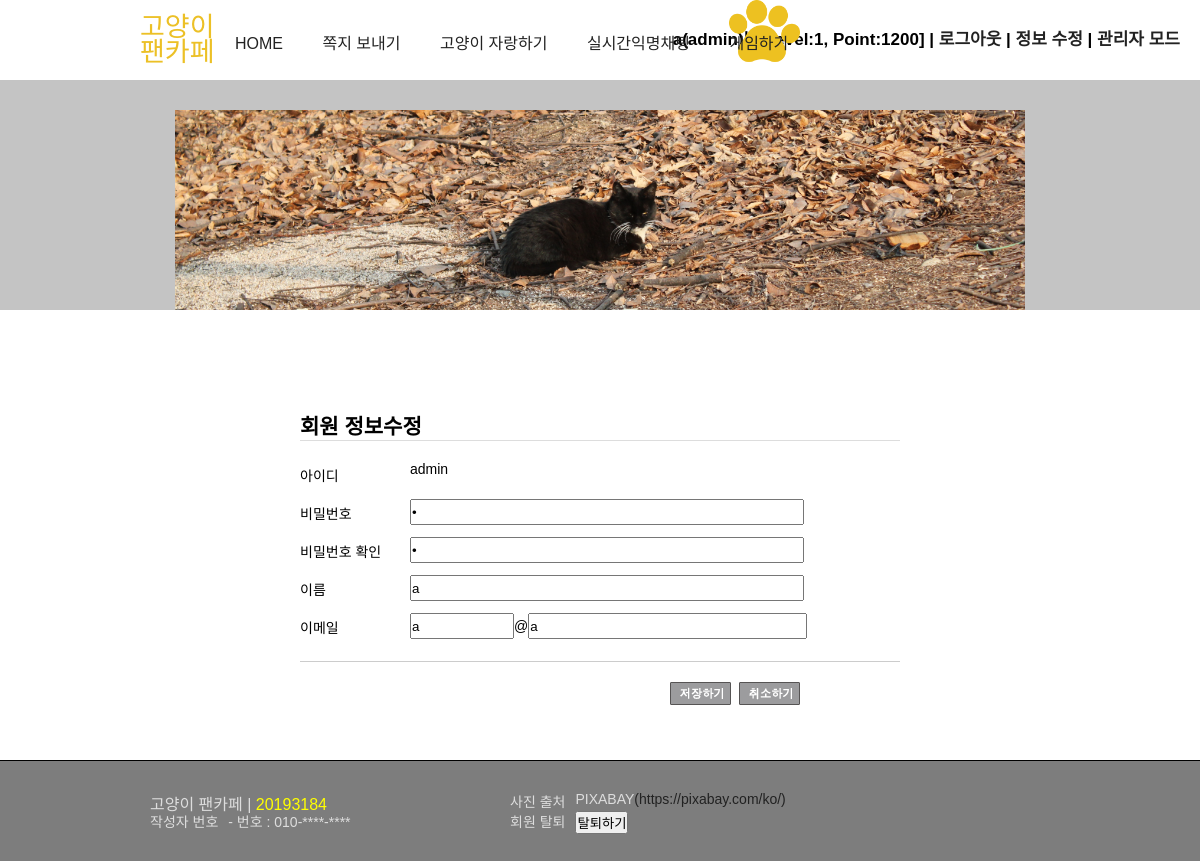
/member_modify_form.php (signed in), run on the app's committed database.
### tables this page shows
CREATE TABLE `members` (
  `num` int(11) NOT NULL,
  `id` char(15) NOT NULL,
  `pass` char(15) NOT NULL,
  `name` char(10) NOT NULL,
  `email` char(80) NOT NULL,
  `regist_day` char(20) DEFAULT NULL,
  `level` int(11) DEFAULT NULL,
  `point` int(11) DEFAULT NULL,
  `game_result` int(11) DEFAULT NULL
);

### member_modify_form.php (the view, shortened to what this page needs)
<!DOCTYPE html>
<html>
<head>
<link rel="stylesheet" type="text/css" href="./css/common.css">
<link rel="stylesheet" type="text/css" href="./css/member.css">
</head>
<body>
	<header>
    	<?php include "header.php";?>
    </header>
<?php
   	$con = mysqli_connect("localhost", "root", "", "20193184");
    $sql    = "select * from members where id='$userid'";
    $result = mysqli_query($con, $sql);
    $row    = mysqli_fetch_array($result);
    $pass = $row["pass"];
    $name = $row["name"];
    $email = explode("@", $row["email"]);
    $email1 = $email[0];
    $email2 = $email[1];
?>
	<section>
		<div id="main_img_bar">
            <img src="./img/main_cat.png" width="850">
        </div>
        <div id="main_content">
      		<div id="join_box">
          	<form  name="member_form" method="post" action="member_modify.php?id=<?=$userid?>">
			    <h2>회원 정보수정</h2>
    		    	<div class="form id">
				        <div class="col1">아이디</div>
				        <div class="col2">
							<?=$userid?>
				        </div>
			       	</div>
			       	<div class="form">
				        <div class="col1">비밀번호</div>
				        <div class="col2">
							<input type="password" name="pass" value="<?=$pass?>">
				        </div>
			       	</div>
			       	<div class="form">
				        <div class="col1">비밀번호 확인</div>
				        <div class="col2">
							<input type="password" name="pass_confirm" value="<?=$pass?>">
				        </div>
			       	</div>
			       	<div class="form">
				        <div class="col1">이름</div>
				        <div class="col2">
							<input type="text" name="name" value="<?=$name?>">
				        </div>
			       	</div>
			       	<div class="form email">
				        <div class="col1">이메일</div>
				        <div class="col2">
							<input type="text" name="email1" value="<?=$email1?>">@<input
							       type="text" name="email2" value="<?=$email2?>">
				        </div>
			       	</div>
			       	<div class="bottom_line"> </div>
			       	<div class="buttons">
	                	<img style="cursor:pointer" src="./img/button_save.gif" onclick="check_input()">&nbsp;
                  		<img id="reset_button" style="cursor:pointer" src="./img/button_reset.gif"
                  			onclick="reset_form()">
	           		</div>
           	</form>
        	</div>
        </div>
	</section>
	<footer>
    	<?php include "footer.php";?>
    </footer>
</body>
</html>

### css/common.css (style rules this page uses)
* { padding: 0; margin: 0; }
body { font-size: 14px; font-family: 'Noto Sans HK', sans-serif; display: flex; min-height: 100vh; flex-direction: column; }
section { flex: 1; }
img { border: 0; }
#main_img_bar { height: 230px; text-align: center; background-color: #c4c4c4; margin-bottom: 50px; }
#main_img_bar img { margin-top: 30px; }
footer { height: 100px; width: 100%; background-color: #7D7D7D; border-top: 1px solid black; }

### css/member.css (style rules this page uses)
#main_content { position: relative; width: 1000px; height: 400px; margin: 0 auto; }
#join_box { width: 600px; margin: 0 auto; }
#join_box h2 { border-bottom: solid 1px #dddddd; padding-top: 50px; }
#join_box .col1 { float: left; width: 110px; margin-top: 4px; }
#join_box .col2 { float: left; width: 400px; }
#join_box .form input { width: 390px; height: 22px; }
#join_box .form { height: 38px; }
#join_box .id { margin-top: 20px; }
#join_box input[name=email1] { width: 100px; }
#join_box input[name=email2] { width: 275px; }
#join_box .bottom_line { margin-top: 10px; border-bottom: solid 1px #cccccc; }
#join_box .buttons { text-align: right; margin: 20px 100px 0 0; }

### data on the page
members: name "a", email1 "a", email2 "a"

### other printed values
$logged "a(admin)님[Level:1, Point:1200]"
$userid "admin"
